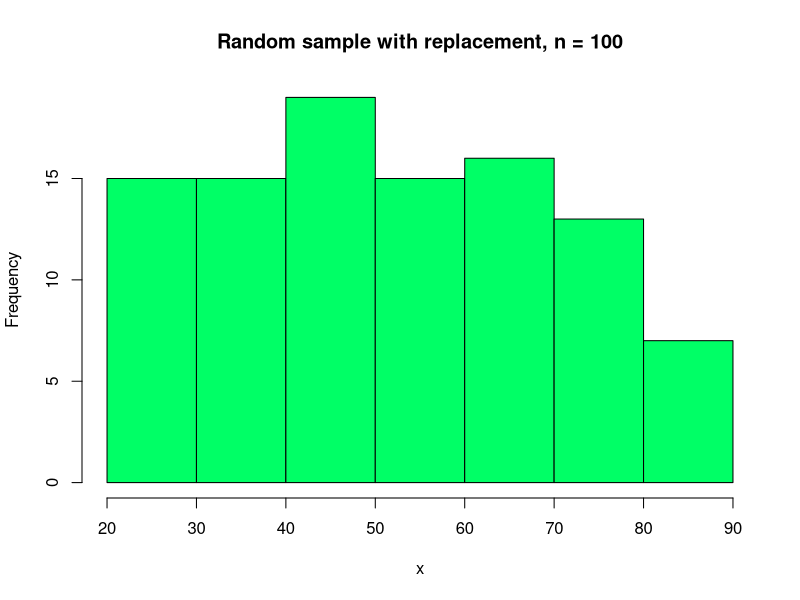

Recreate this plot in R.
# Demonstrate how to compute quantiles

n <- 100
x <- sample(x=23:89, size=n, replace=TRUE)

quartiles_q <- quantile(x, probs=seq(0, 1, 0.25))
print("Quartiles: ")
print(quartiles_q)

deciles_q <- quantile(x, probs=seq(0, 1, 0.1))
print("Deciles: ")
print(deciles_q)

opath <- 'plots/hist_quantiles.pdf'
pdf(opath)
hist(x, col='#00FF66', main=paste('Random sample with replacement, n =', n))
dev.off()
